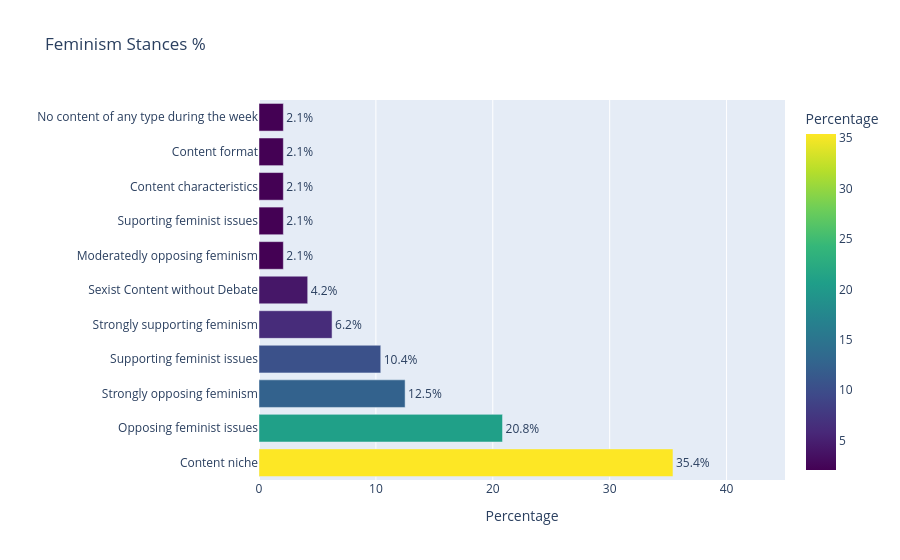

Write notebook code for a chart like this one.
### Code cell
import plotly.express as px

feminism_stance_counts = visual_df_codebook['feminism_stance'].value_counts(normalize=True) * 100
feminism_stance_counts = feminism_stance_counts.reset_index()
feminism_stance_counts.columns = ['feminism_stance', 'percentage']

fig = px.bar(
    feminism_stance_counts,
    x='percentage',
    y='feminism_stance',
    orientation='h',
    text=feminism_stance_counts['percentage'].apply(lambda x: f'{x:.1f}%'),
    title='Feminism Stances %',
    labels={'percentage':'Percentage', 'feminism_stance':''},
    color='percentage',
    color_continuous_scale='Viridis'
)

fig.update_traces(textposition='outside')
fig.update_layout(xaxis_range=[0, 45])

fig.show()

### Figure 1 — Plotly figure (JSON) as saved in the notebook; plotly's stock layout.template omitted (floating-point values rounded to 4 significant figures)
{"data": [{"alignmentgroup": "True", "hovertemplate": "Percentage=%{marker.color}<br>=%{y}<br>text=%{text}<extra></extra>", "legendgroup": "", "marker": {"color": [35.42, 20.83, 12.5, 10.42, 6.25, 4.167, 2.083, 2.083, 2.083, 2.083, 2.083], "coloraxis": "coloraxis", "pattern": {"shape": ""}}, "name": "", "offsetgroup": "", "orientation": "h", "showlegend": false, "text": ["35.4%", "20.8%", "12.5%", "10.4%", "6.2%", "4.2%", "2.1%", "2.1%", "2.1%", "2.1%", "2.1%"], "textposition": "outside", "type": "bar", "x": [35.42, 20.83, 12.5, 10.42, 6.25, 4.167, 2.083, 2.083, 2.083, 2.083, 2.083], "xaxis": "x", "y": ["Content niche", "Opposing feminist issues", "Strongly opposing feminism", "Supporting feminist issues", "Strongly supporting feminism", "Sexist Content without Debate", "Moderatedly opposing feminism", "Suporting feminist issues", "Content characteristics", "Content format", "No content of any type during the week"], "yaxis": "y"}], "layout": {"barmode": "relative", "coloraxis": {"colorbar": {"title": {"text": "Percentage"}}, "colorscale": [[0, "#440154"], [0.1111, "#482878"], [0.2222, "#3e4989"], [0.3333, "#31688e"], [0.4444, "#26828e"], [0.5556, "#1f9e89"], [0.6667, "#35b779"], [0.7778, "#6ece58"], [0.8889, "#b5de2b"], [1, "#fde725"]]}, "legend": {"tracegroupgap": 0}, "title": {"text": "Feminism Stances %"}, "xaxis": {"anchor": "y", "domain": [0, 1], "range": [0, 45], "title": {"text": "Percentage"}}, "yaxis": {"anchor": "x", "domain": [0, 1], "title": {"text": ""}}}}
